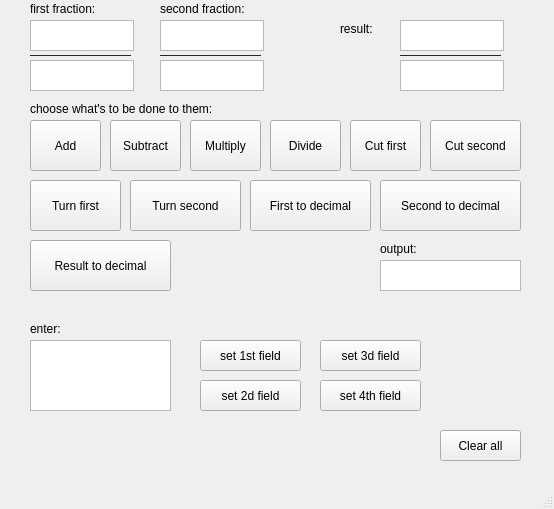
<?xml version="1.0" encoding="UTF-8"?>
<ui version="4.0">
 <class>MainWindow</class>
 <widget class="QMainWindow" name="MainWindow">
  <property name="geometry">
   <rect>
    <x>0</x>
    <y>0</y>
    <width>554</width>
    <height>509</height>
   </rect>
  </property>
  <property name="windowTitle">
   <string>MainWindow</string>
  </property>
  <widget class="QWidget" name="centralwidget">
   <widget class="QTextEdit" name="numerator1">
    <property name="geometry">
     <rect>
      <x>30</x>
      <y>20</y>
      <width>104</width>
      <height>31</height>
     </rect>
    </property>
    <property name="readOnly">
     <bool>false</bool>
    </property>
   </widget>
   <widget class="QTextEdit" name="denominator1">
    <property name="geometry">
     <rect>
      <x>30</x>
      <y>60</y>
      <width>104</width>
      <height>31</height>
     </rect>
    </property>
    <property name="readOnly">
     <bool>false</bool>
    </property>
   </widget>
   <widget class="QLabel" name="label">
    <property name="geometry">
     <rect>
      <x>30</x>
      <y>40</y>
      <width>101</width>
      <height>17</height>
     </rect>
    </property>
    <property name="text">
     <string>________________</string>
    </property>
   </widget>
   <widget class="QLabel" name="label_2">
    <property name="geometry">
     <rect>
      <x>160</x>
      <y>40</y>
      <width>101</width>
      <height>17</height>
     </rect>
    </property>
    <property name="text">
     <string>________________</string>
    </property>
   </widget>
   <widget class="QTextEdit" name="numerator2">
    <property name="geometry">
     <rect>
      <x>160</x>
      <y>20</y>
      <width>104</width>
      <height>31</height>
     </rect>
    </property>
    <property name="readOnly">
     <bool>false</bool>
    </property>
   </widget>
   <widget class="QTextEdit" name="denominator2">
    <property name="geometry">
     <rect>
      <x>160</x>
      <y>60</y>
      <width>104</width>
      <height>31</height>
     </rect>
    </property>
    <property name="readOnly">
     <bool>false</bool>
    </property>
   </widget>
   <widget class="QTextEdit" name="res_denominator">
    <property name="geometry">
     <rect>
      <x>400</x>
      <y>60</y>
      <width>104</width>
      <height>31</height>
     </rect>
    </property>
    <property name="readOnly">
     <bool>true</bool>
    </property>
   </widget>
   <widget class="QTextEdit" name="res_numerator">
    <property name="geometry">
     <rect>
      <x>400</x>
      <y>20</y>
      <width>104</width>
      <height>31</height>
     </rect>
    </property>
    <property name="readOnly">
     <bool>true</bool>
    </property>
   </widget>
   <widget class="QLabel" name="label_5">
    <property name="geometry">
     <rect>
      <x>400</x>
      <y>40</y>
      <width>101</width>
      <height>17</height>
     </rect>
    </property>
    <property name="text">
     <string>________________</string>
    </property>
   </widget>
   <widget class="QPushButton" name="plus">
    <property name="geometry">
     <rect>
      <x>30</x>
      <y>120</y>
      <width>71</width>
      <height>51</height>
     </rect>
    </property>
    <property name="text">
     <string>Add</string>
    </property>
   </widget>
   <widget class="QPushButton" name="cut_first">
    <property name="geometry">
     <rect>
      <x>350</x>
      <y>120</y>
      <width>71</width>
      <height>51</height>
     </rect>
    </property>
    <property name="text">
     <string>Cut first</string>
    </property>
   </widget>
   <widget class="QPushButton" name="divide">
    <property name="geometry">
     <rect>
      <x>270</x>
      <y>120</y>
      <width>71</width>
      <height>51</height>
     </rect>
    </property>
    <property name="text">
     <string>Divide</string>
    </property>
   </widget>
   <widget class="QPushButton" name="multiply">
    <property name="geometry">
     <rect>
      <x>190</x>
      <y>120</y>
      <width>71</width>
      <height>51</height>
     </rect>
    </property>
    <property name="text">
     <string>Multiply</string>
    </property>
   </widget>
   <widget class="QPushButton" name="minus">
    <property name="geometry">
     <rect>
      <x>110</x>
      <y>120</y>
      <width>71</width>
      <height>51</height>
     </rect>
    </property>
    <property name="text">
     <string>Subtract</string>
    </property>
   </widget>
   <widget class="QPushButton" name="cut_second">
    <property name="geometry">
     <rect>
      <x>430</x>
      <y>120</y>
      <width>91</width>
      <height>51</height>
     </rect>
    </property>
    <property name="text">
     <string>Cut second</string>
    </property>
   </widget>
   <widget class="QPushButton" name="turn_first">
    <property name="geometry">
     <rect>
      <x>30</x>
      <y>180</y>
      <width>91</width>
      <height>51</height>
     </rect>
    </property>
    <property name="text">
     <string>Turn first</string>
    </property>
   </widget>
   <widget class="QPushButton" name="turn_second">
    <property name="geometry">
     <rect>
      <x>130</x>
      <y>180</y>
      <width>111</width>
      <height>51</height>
     </rect>
    </property>
    <property name="text">
     <string>Turn second</string>
    </property>
   </widget>
   <widget class="QPushButton" name="display_first">
    <property name="geometry">
     <rect>
      <x>250</x>
      <y>180</y>
      <width>121</width>
      <height>51</height>
     </rect>
    </property>
    <property name="text">
     <string>First to decimal</string>
    </property>
   </widget>
   <widget class="QPushButton" name="display_second">
    <property name="geometry">
     <rect>
      <x>380</x>
      <y>180</y>
      <width>141</width>
      <height>51</height>
     </rect>
    </property>
    <property name="text">
     <string>Second to decimal</string>
    </property>
   </widget>
   <widget class="QPushButton" name="clear">
    <property name="geometry">
     <rect>
      <x>440</x>
      <y>430</y>
      <width>81</width>
      <height>31</height>
     </rect>
    </property>
    <property name="text">
     <string>Clear all</string>
    </property>
   </widget>
   <widget class="QPushButton" name="display_result">
    <property name="geometry">
     <rect>
      <x>30</x>
      <y>240</y>
      <width>141</width>
      <height>51</height>
     </rect>
    </property>
    <property name="text">
     <string>Result to decimal</string>
    </property>
   </widget>
   <widget class="QLabel" name="label_3">
    <property name="geometry">
     <rect>
      <x>380</x>
      <y>240</y>
      <width>67</width>
      <height>17</height>
     </rect>
    </property>
    <property name="text">
     <string>output:   </string>
    </property>
   </widget>
   <widget class="QTextEdit" name="enter_field">
    <property name="geometry">
     <rect>
      <x>30</x>
      <y>340</y>
      <width>141</width>
      <height>71</height>
     </rect>
    </property>
   </widget>
   <widget class="QPushButton" name="set_1">
    <property name="geometry">
     <rect>
      <x>200</x>
      <y>340</y>
      <width>101</width>
      <height>31</height>
     </rect>
    </property>
    <property name="text">
     <string>set 1st field</string>
    </property>
   </widget>
   <widget class="QPushButton" name="set_2">
    <property name="geometry">
     <rect>
      <x>200</x>
      <y>380</y>
      <width>101</width>
      <height>31</height>
     </rect>
    </property>
    <property name="text">
     <string>set 2d field</string>
    </property>
   </widget>
   <widget class="QPushButton" name="set_3">
    <property name="geometry">
     <rect>
      <x>320</x>
      <y>340</y>
      <width>101</width>
      <height>31</height>
     </rect>
    </property>
    <property name="text">
     <string>set 3d field</string>
    </property>
   </widget>
   <widget class="QPushButton" name="set_4">
    <property name="geometry">
     <rect>
      <x>320</x>
      <y>380</y>
      <width>101</width>
      <height>31</height>
     </rect>
    </property>
    <property name="text">
     <string>set 4th field</string>
    </property>
   </widget>
   <widget class="QLabel" name="label_6">
    <property name="geometry">
     <rect>
      <x>30</x>
      <y>320</y>
      <width>67</width>
      <height>17</height>
     </rect>
    </property>
    <property name="text">
     <string>enter:</string>
    </property>
   </widget>
   <widget class="QTextEdit" name="display">
    <property name="geometry">
     <rect>
      <x>380</x>
      <y>260</y>
      <width>141</width>
      <height>31</height>
     </rect>
    </property>
    <property name="readOnly">
     <bool>true</bool>
    </property>
   </widget>
   <widget class="QLabel" name="label_4">
    <property name="geometry">
     <rect>
      <x>340</x>
      <y>20</y>
      <width>51</width>
      <height>17</height>
     </rect>
    </property>
    <property name="text">
     <string>result:</string>
    </property>
   </widget>
   <widget class="QLabel" name="label_7">
    <property name="geometry">
     <rect>
      <x>30</x>
      <y>0</y>
      <width>101</width>
      <height>17</height>
     </rect>
    </property>
    <property name="text">
     <string>first fraction:</string>
    </property>
   </widget>
   <widget class="QLabel" name="label_8">
    <property name="geometry">
     <rect>
      <x>160</x>
      <y>0</y>
      <width>111</width>
      <height>17</height>
     </rect>
    </property>
    <property name="text">
     <string>second fraction:</string>
    </property>
   </widget>
   <widget class="QLabel" name="label_9">
    <property name="geometry">
     <rect>
      <x>30</x>
      <y>100</y>
      <width>261</width>
      <height>17</height>
     </rect>
    </property>
    <property name="text">
     <string>choose what's to be done to them:</string>
    </property>
   </widget>
  </widget>
  <widget class="QMenuBar" name="menubar">
   <property name="geometry">
    <rect>
     <x>0</x>
     <y>0</y>
     <width>554</width>
     <height>22</height>
    </rect>
   </property>
  </widget>
  <widget class="QStatusBar" name="statusbar"/>
 </widget>
 <resources/>
 <connections/>
</ui>
